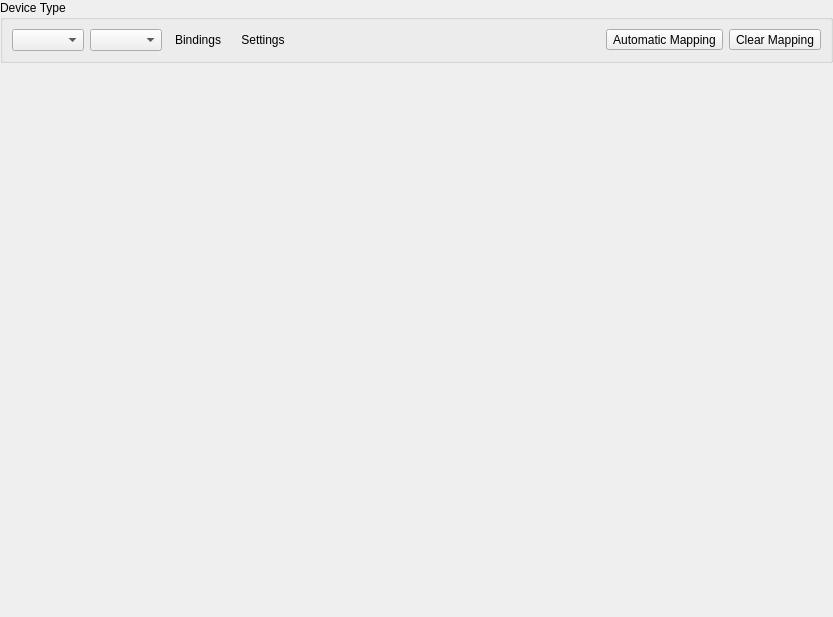
<?xml version="1.0" encoding="UTF-8"?>
<ui version="4.0">
 <class>USBDeviceWidget</class>
 <widget class="QWidget" name="USBDeviceWidget">
  <property name="geometry">
   <rect>
    <x>0</x>
    <y>0</y>
    <width>833</width>
    <height>617</height>
   </rect>
  </property>
  <property name="windowTitle">
   <string>Form</string>
  </property>
  <layout class="QVBoxLayout" name="verticalLayout" stretch="0,1">
   <property name="leftMargin">
    <number>0</number>
   </property>
   <property name="topMargin">
    <number>0</number>
   </property>
   <property name="rightMargin">
    <number>0</number>
   </property>
   <property name="bottomMargin">
    <number>0</number>
   </property>
   <item>
    <widget class="QGroupBox" name="groupBox">
     <property name="title">
      <string>Device Type</string>
     </property>
     <layout class="QHBoxLayout" name="horizontalLayout_3">
      <item>
       <layout class="QHBoxLayout" name="horizontalLayout">
        <item>
         <widget class="QComboBox" name="deviceType"/>
        </item>
        <item>
         <widget class="QComboBox" name="deviceSubtype"/>
        </item>
        <item>
         <widget class="QToolButton" name="bindings">
          <property name="text">
           <string>Bindings</string>
          </property>
          <property name="icon">
           <iconset theme="gamepad-line">
            <normaloff>.</normaloff>.</iconset>
          </property>
          <property name="checkable">
           <bool>true</bool>
          </property>
          <property name="toolButtonStyle">
           <enum>Qt::ToolButtonTextBesideIcon</enum>
          </property>
          <property name="autoRaise">
           <bool>true</bool>
          </property>
         </widget>
        </item>
        <item>
         <widget class="QToolButton" name="settings">
          <property name="text">
           <string>Settings</string>
          </property>
          <property name="icon">
           <iconset theme="checkbox-multiple-blank-line">
            <normaloff>.</normaloff>.</iconset>
          </property>
          <property name="checkable">
           <bool>true</bool>
          </property>
          <property name="toolButtonStyle">
           <enum>Qt::ToolButtonTextBesideIcon</enum>
          </property>
          <property name="autoRaise">
           <bool>true</bool>
          </property>
         </widget>
        </item>
       </layout>
      </item>
      <item>
       <spacer name="horizontalSpacer">
        <property name="orientation">
         <enum>Qt::Horizontal</enum>
        </property>
        <property name="sizeHint" stdset="0">
         <size>
          <width>460</width>
          <height>20</height>
         </size>
        </property>
       </spacer>
      </item>
      <item>
       <layout class="QHBoxLayout" name="horizontalLayout_2">
        <item>
         <widget class="QToolButton" name="automaticBinding">
          <property name="text">
           <string>Automatic Mapping</string>
          </property>
          <property name="icon">
           <iconset theme="gamepad-line">
            <normaloff>.</normaloff>.</iconset>
          </property>
          <property name="toolButtonStyle">
           <enum>Qt::ToolButtonTextBesideIcon</enum>
          </property>
         </widget>
        </item>
        <item>
         <widget class="QToolButton" name="clearBindings">
          <property name="text">
           <string>Clear Mapping</string>
          </property>
          <property name="icon">
           <iconset theme="file-reduce-line">
            <normaloff>.</normaloff>.</iconset>
          </property>
          <property name="toolButtonStyle">
           <enum>Qt::ToolButtonTextBesideIcon</enum>
          </property>
         </widget>
        </item>
       </layout>
      </item>
     </layout>
    </widget>
   </item>
   <item>
    <widget class="QStackedWidget" name="stackedWidget"/>
   </item>
  </layout>
 </widget>
 <resources>
  <include location="../resources/resources.qrc"/>
 </resources>
 <connections/>
</ui>
